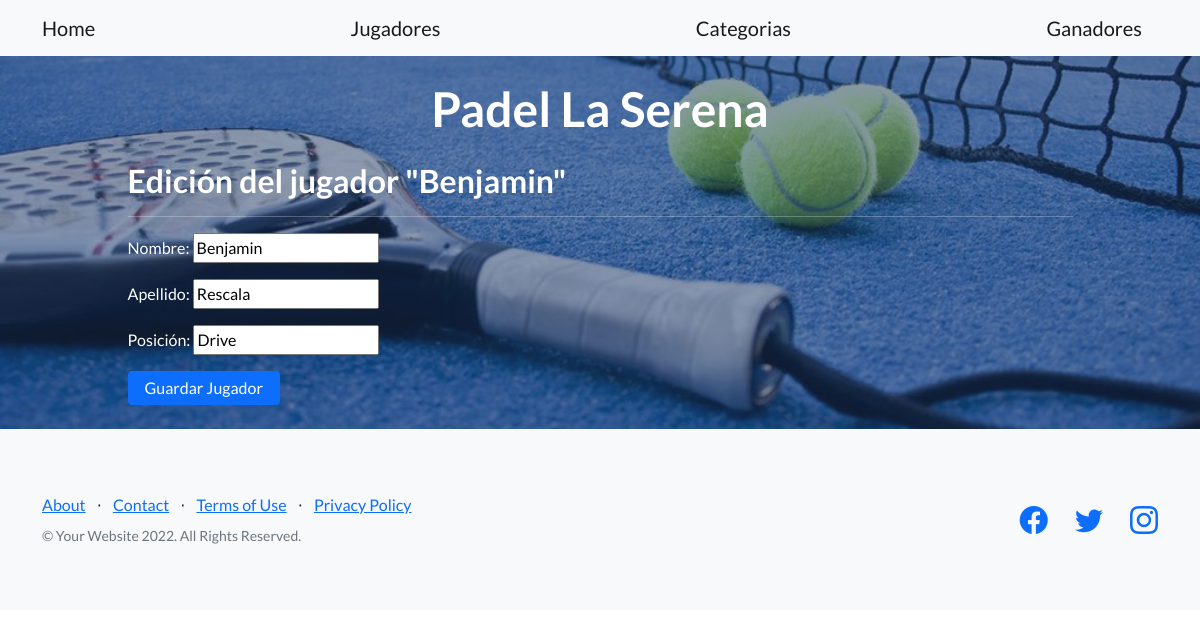
The app's page /app-1/editar/11/jugador with its own data.
### app_1/models.py (models this page shows, shortened)
class Players(models.Model):
    name = models.CharField(max_length=40)
    last_name = models.CharField(max_length=40)
    position = models.CharField(max_length=40)

### app_1/views.py (the view, shortened to what this page needs)
# urls.py: path('editar/<int:pk>/jugador', views.player_edit, name='EditPlayer'),
def player_edit(request, pk: int):
    player = Players.objects.get(pk=pk)
    player_form = PlayersForm(model_to_dict(player))
    context_dict = {
        'player': player,
        'player_form': player_form,
    }
    return render(
        request=request,
        context=context_dict,
        template_name='app_1/edit_player.html'
    )

### app_1/forms.py
class PlayersForm(forms.Form):
    name = forms.CharField(max_length=40, min_length=3, label='Nombre')
    last_name = forms.CharField(max_length=40, label='Apellido')
    position = forms.CharField(max_length=40, label='Posición')

### app_1/templates/app_1/edit_player.html (shortened to what this page needs)
{% extends "app_1/index.html" %}
{% load static %}
{% block app_1_content %}
<h2>Edición del jugador "{{player.name}}" </h2>
<hr></hr>
<form action="" method="POST">
    {{ player_form.as_p }}
    <input type="submit" class="btn btn-primary" value="Guardar Jugador" />
</form>
{% endblock %}

### records on screen
Players: name "Benjamin", last_name "Rescala", position "Drive"
